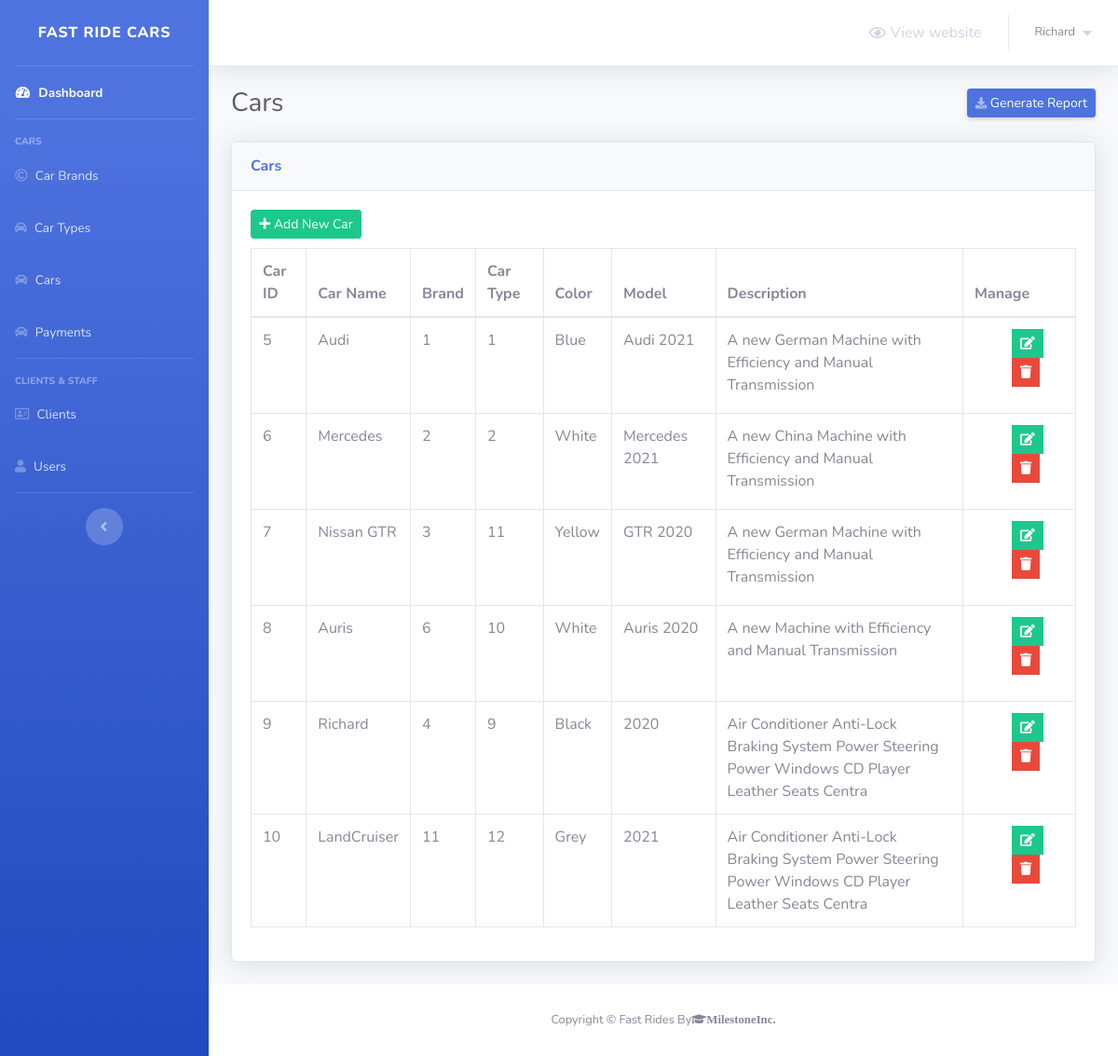
The page /admin/cars.php (signed in) on the database its author committed.
### tables this page shows
CREATE TABLE `cars` (
  `id` int(3) NOT NULL,
  `car_name` varchar(30) NOT NULL,
  `brand_id` int(3) NOT NULL,
  `type_id` int(3) NOT NULL,
  `color` varchar(20) NOT NULL,
  `model` varchar(50) NOT NULL,
  `description` varchar(100) NOT NULL
);

### admin/cars.php (the view, shortened to what this page needs)
<?php
    include 'connect.php';
    include 'Includes/templates/header.php';
    if(isset($_SESSION['username_yahya_car_rental']) && isset($_SESSION['password_yahya_car_rental']))
    {
?>
        <div class="container-fluid">
            <div class="d-sm-flex align-items-center justify-content-between mb-4">
                <h1 class="h3 mb-0 text-gray-800">Cars</h1>
                <a href="#" class="d-none d-sm-inline-block btn btn-sm btn-primary shadow-sm">
                    <i class="fas fa-download fa-sm text-white-50"></i>
                    Generate Report
                </a>
            </div>
            <?php
                $stmt = $con->prepare("SELECT * FROM cars");
                $stmt->execute();
                $rows_cars = $stmt->fetchAll();
            ?>
            <div class="card shadow mb-4">
                <div class="card-header py-3">
                    <h6 class="m-0 font-weight-bold text-primary">Cars</h6>
                </div>
                <div class="card-body">
                    <button class="btn btn-success btn-sm" style="margin-bottom: 10px;" type="button" data-toggle="modal" data-target="#add_new_car" data-placement="top">
                        <i class="fa fa-plus"></i>
                        Add New Car
                    </button>
                    <div class="table-responsive">
                        <table class="table table-bordered" id="dataTable" width="100%" cellspacing="0">
                            <thead>
                                <tr>
                                    <th>Car ID</th>
                                    <th>Car Name</th>
                                    <th>Brand</th>
                                    <th>Car Type</th>
                                    <th>Color</th>
                                    <th>Model</th>
                                    <th style = "width:30%">Description</th>
                                    <th>Manage</th>
                                </tr>
                            </thead>
                            <tbody>
                                <?php
                                foreach($rows_cars as $car)
                                {
                                    echo "<tr>";
                                        echo "<td>";
                                            echo $car['id'];
                                        echo "</td>";
                                        echo "<td>";
                                            echo $car['car_name'];
                                        echo "</td>";
                                        echo "<td>";
                                            echo $car['brand_id'];
                                        echo "</td>";
                                        echo "<td>";
                                            echo $car['type_id'];
                                        echo "</td>";
                                        echo "<td>";
                                            echo $car['color'];
                                        echo "</td>";
                                        echo "<td>";
                                            echo $car['model'];
                                        echo "</td>";
                                        echo "<td>";
                                            echo $car['description'];
                                        echo "</td>";
                                        echo "<td>";
                                            $delete_data = "delete_".$car["id"];
                                            ?>
                                            <ul>
                                                <li class="list-inline-item" data-toggle="tooltip" title="Edit">
                                                    <button class="btn btn-success btn-sm rounded-0" type="button" data-toggle="modal" ><i class="fa fa-edit"></i></button>
                                                </li>
                                                <li class="list-inline-item" data-toggle="tooltip" title="Delete">
                                                    <button class="btn btn-danger btn-sm rounded-0" type="button" data-toggle="modal" data-target="#<?php echo $delete_data; ?>" data-placement="top"><i class="fa fa-trash"></i></button>
                                                </li>
                                            </ul>
                                            <?php
                                        echo "</td>";
                                    echo "</tr>";
                                }
                                ?>
                            </tbody>
                        </table>
                    </div>
                </div>
            </div>
        </div>
<?php
        include 'Includes/templates/footer.php';
    }
    else
    {
        header('Location: index.php');
        exit();
    }
?>

### rows shown on the page
cars: id "5", car_name "Audi", brand "1", type "1", color "Blue", model "Audi 2021", description "A new German Machine with Efficiency and Manual Transmission"
cars: id "6", car_name "Mercedes", brand "2", type "2", color "White", model "Mercedes 2021", description "A new China Machine with Efficiency and Manual Transmission"
cars: id "7", car_name "Nissan GTR", brand "3", type "11", color "Yellow", model "GTR 2020", description "A new German Machine with Efficiency and Manual Transmission"
cars: id "8", car_name "Auris", brand "6", type "10", color "White", model "Auris 2020", description "A new Machine with Efficiency and Manual Transmission"
cars: id "9", car_name "Richard", brand "4", type "9", color "Black", model "2020", description "Air Conditioner Anti-Lock Braking System Power Steering Power Windows CD Player Leather Seats Centra"
cars: id "10", car_name "LandCruiser", brand "11", type "12", color "Grey", model "2021", description "Air Conditioner Anti-Lock Braking System Power Steering Power Windows CD Player Leather Seats Centra"

### other values the page prints
$_SESSION['username_yahya_car_rental'] "Richard"
